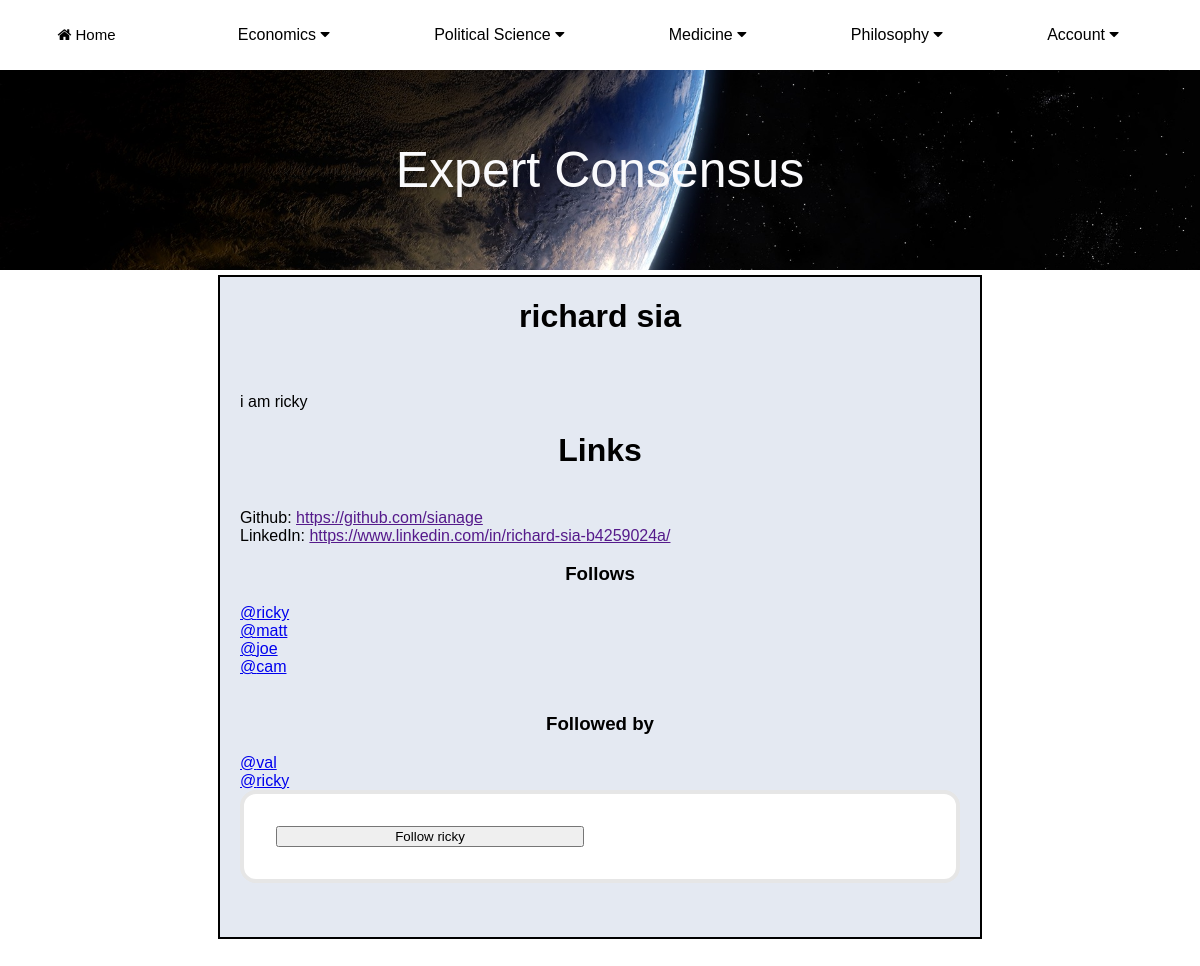
Page /Members11/profile/ (signed in) on the earlier database version.
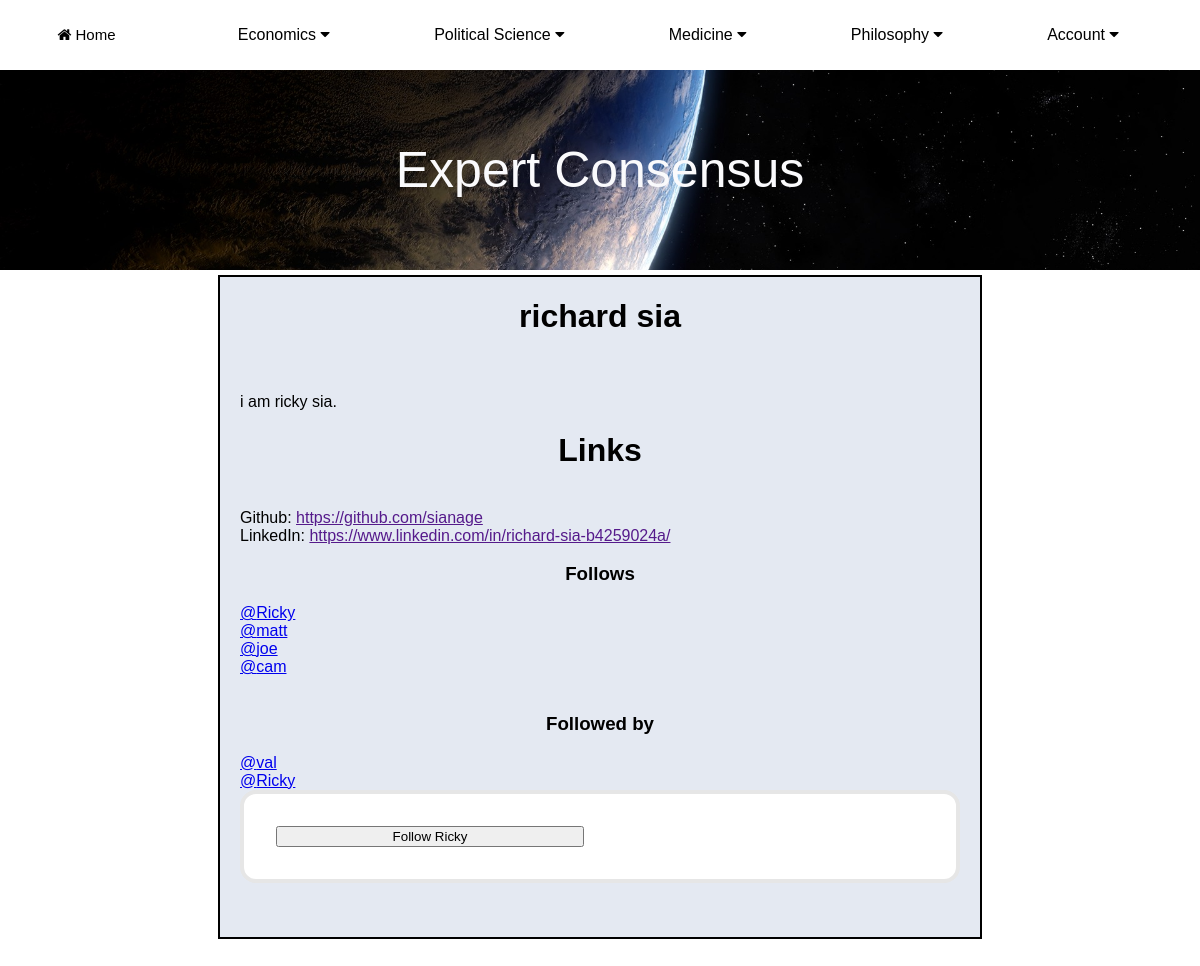
Same page on the later database version.
### MainApp/models.py (models this page shows, shortened)
class Profile(models.Model):
    field1 = "philosophy"
    field2 = "economics"
    field3 = "medicine"
    field4 = "political_science"
    fields = ((field1, 'Philosophy'), (field2, "Economics"),
              (field3, "Medicine"), (field4, "Political Science"),)
    user = models.OneToOneField(User, null=True, on_delete=models.CASCADE)
    follows = models.ManyToManyField("self",
                                     related_name="followed_by",
                                     symmetrical=False,
                                     blank=True)
    field = models.CharField(max_length=30, choices=fields, default="No Field Selected")
    bio = models.TextField(default='')
    profile_picture = models.ImageField(null=True, blank=True, upload_to="images/profile/")
    github_url = models.CharField(max_length=255, null=True, blank=True)
    linkedin_url = models.CharField(max_length=255, null=True, blank=True)
    def __str__(self):
        return f"{self.user.username}"

### Members/views.py (the view, shortened to what this page needs)
# urls.py: path('<int:pk>/profile/', views.ProfileView, name="profile_page"),
def ProfileView(request, pk):
    if request.user.is_authenticated:
        form = NoteForm(request.POST or None)
        profile = Profile.objects.get(id=pk)
        followed_profiles = request.user.profile.follows.all()
        note = Note.objects.filter(profile__in=followed_profiles)
        return render(request, 'registration/user_profile.html', {'profile':profile, 'note':note, 'form':form})
    else:
        return redirect('MainApp:home')

### Members/templates/registration/user_profile.html (shortened to what this page needs)
{% extends "MainApp/base.html" %}
{% load static %}
{% block content %}
<div id="user_profile">
    <h1>{{ profile.user.first_name }} {{profile.user.last_name }}</h1>
    {{ profile.bio|ljust:10|striptags|safe|linebreaksbr }}
    <h1><strong>Links</strong></h1>
    Github: <a href="{{ profile.user.github_url }}">https://github.com/sianage</a>
    LinkedIn: <a href="{{ profile.user.linkedin_url }}">https://www.linkedin.com/in/richard-sia-b4259024a/</a>
    <h3>Follows</h3>
    {% for following in profile.follows.all %}
        <a href="{% url 'profile_page' following.user.profile.id %}">@{{ following }}</a><br>
    {% endfor %}
    <br>
    <h3>Followed by</h3>
    {% for following in profile.followed_by.all %}
        <a href="{% url 'profile_page' following.user.profile.id %}">@{{ following }}</a><br>
    {% endfor %}
    <form method="post">
        {% if profile in user.profile.follows.all %}
        <button class="btn" name="follow" value="unfollow"
                type="submit">Unfollow {{ profile.user.username }}</button>
        {% else %}
                <button class="btn" name="follow" value="follow"
                type="submit">Follow {{ profile.user.username }}</button>
        {% endif %}
    </form>
    <br>
</div>
{% if profile %}
<div id="note_wrapper">
</div>
{% endif %}
{% endblock %}

Differences in the rows shown:
changed Profile "richard": bio "i am ricky" → "i am ricky sia."; user.username "ricky" → "Ricky"
